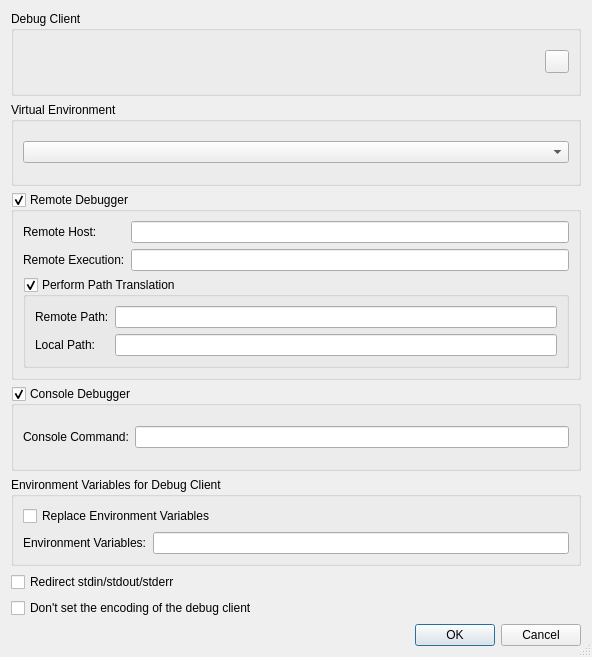
<?xml version="1.0" encoding="UTF-8"?>
<ui version="4.0">
 <class>DebuggerPropertiesDialog</class>
 <widget class="QDialog" name="DebuggerPropertiesDialog">
  <property name="geometry">
   <rect>
    <x>0</x>
    <y>0</y>
    <width>592</width>
    <height>657</height>
   </rect>
  </property>
  <property name="windowTitle">
   <string>Debugger Properties</string>
  </property>
  <property name="sizeGripEnabled">
   <bool>true</bool>
  </property>
  <layout class="QVBoxLayout" name="verticalLayout_3">
   <item>
    <widget class="QGroupBox" name="groupBox">
     <property name="title">
      <string>Debug Client</string>
     </property>
     <layout class="QHBoxLayout" name="horizontalLayout">
      <item>
       <widget class="E5ComboPathPicker" name="debugClientPicker" native="true">
        <property name="focusPolicy">
         <enum>Qt::StrongFocus</enum>
        </property>
        <property name="toolTip">
         <string>Enter the path of the Debug Client to be used.  Leave empty to use the default.</string>
        </property>
       </widget>
      </item>
      <item>
       <widget class="QToolButton" name="debugClientClearHistoryButton">
        <property name="toolTip">
         <string>Press to clear the history of entered debug clients</string>
        </property>
       </widget>
      </item>
     </layout>
    </widget>
   </item>
   <item>
    <widget class="QGroupBox" name="groupBox_2">
     <property name="title">
      <string>Virtual Environment</string>
     </property>
     <layout class="QHBoxLayout" name="horizontalLayout_2">
      <item>
       <widget class="QComboBox" name="venvComboBox">
        <property name="sizePolicy">
         <sizepolicy hsizetype="Expanding" vsizetype="Fixed">
          <horstretch>0</horstretch>
          <verstretch>0</verstretch>
         </sizepolicy>
        </property>
        <property name="toolTip">
         <string>Select the virtual environment to be used</string>
        </property>
       </widget>
      </item>
     </layout>
    </widget>
   </item>
   <item>
    <widget class="QGroupBox" name="remoteDebuggerGroup">
     <property name="toolTip">
      <string>Select, if the debugger should be run remotely</string>
     </property>
     <property name="title">
      <string>Remote Debugger</string>
     </property>
     <property name="checkable">
      <bool>true</bool>
     </property>
     <layout class="QGridLayout" name="_7">
      <item row="2" column="0" colspan="2">
       <widget class="QGroupBox" name="pathTranslationGroup">
        <property name="toolTip">
         <string>Select, if path translation for remote debugging should be done</string>
        </property>
        <property name="title">
         <string>Perform Path Translation</string>
        </property>
        <property name="checkable">
         <bool>true</bool>
        </property>
        <layout class="QGridLayout">
         <item row="1" column="0">
          <widget class="QLabel" name="textLabel2_9">
           <property name="text">
            <string>Local Path:</string>
           </property>
          </widget>
         </item>
         <item row="1" column="1">
          <widget class="QLineEdit" name="translationLocalEdit">
           <property name="toolTip">
            <string>Enter the local path</string>
           </property>
          </widget>
         </item>
         <item row="0" column="1">
          <widget class="QLineEdit" name="translationRemoteEdit">
           <property name="toolTip">
            <string>Enter the remote path</string>
           </property>
          </widget>
         </item>
         <item row="0" column="0">
          <widget class="QLabel" name="textLabel1_18">
           <property name="text">
            <string>Remote Path:</string>
           </property>
          </widget>
         </item>
        </layout>
       </widget>
      </item>
      <item row="0" column="0">
       <widget class="QLabel" name="hostLabel">
        <property name="text">
         <string>Remote Host:</string>
        </property>
       </widget>
      </item>
      <item row="1" column="1">
       <widget class="QLineEdit" name="remoteCommandEdit">
        <property name="toolTip">
         <string>Enter the remote execution command.</string>
        </property>
        <property name="whatsThis">
         <string>&lt;b&gt;Remote Execution&lt;/b&gt;
&lt;p&gt;Enter the remote execution command (e.g. ssh). This command is used to log into the remote host and execute the remote debugger.&lt;/p&gt;</string>
        </property>
       </widget>
      </item>
      <item row="1" column="0">
       <widget class="QLabel" name="execLabel">
        <property name="text">
         <string>Remote Execution:</string>
        </property>
       </widget>
      </item>
      <item row="0" column="1">
       <widget class="QLineEdit" name="remoteHostEdit">
        <property name="toolTip">
         <string>Enter the hostname of the remote machine.</string>
        </property>
        <property name="whatsThis">
         <string>&lt;b&gt;Remote Host&lt;/b&gt;
&lt;p&gt;Enter the hostname of the remote machine.&lt;/p&gt;</string>
        </property>
       </widget>
      </item>
     </layout>
    </widget>
   </item>
   <item>
    <widget class="QGroupBox" name="consoleDebuggerGroup">
     <property name="toolTip">
      <string>Select, if the debugger should be executed in a console window</string>
     </property>
     <property name="title">
      <string>Console Debugger</string>
     </property>
     <property name="checkable">
      <bool>true</bool>
     </property>
     <layout class="QHBoxLayout" name="_3">
      <item>
       <widget class="QLabel" name="textLabel1_17">
        <property name="text">
         <string>Console Command:</string>
        </property>
       </widget>
      </item>
      <item>
       <widget class="QLineEdit" name="consoleCommandEdit">
        <property name="toolTip">
         <string>Enter the console command (e.g. xterm -e)</string>
        </property>
        <property name="whatsThis">
         <string>&lt;b&gt;Console Command&lt;/b&gt;
&lt;p&gt;Enter the console command (e.g. xterm -e). This command is used to open a command window for the debugger.&lt;/p&gt;</string>
        </property>
       </widget>
      </item>
     </layout>
    </widget>
   </item>
   <item>
    <widget class="QGroupBox" name="groupBox_3">
     <property name="title">
      <string>Environment Variables for Debug Client</string>
     </property>
     <layout class="QGridLayout" name="_6">
      <item row="0" column="0" colspan="2">
       <widget class="QCheckBox" name="debugEnvironmentOverrideCheckBox">
        <property name="toolTip">
         <string>Select, if the environment of the debug client should be replaced</string>
        </property>
        <property name="text">
         <string>Replace Environment Variables</string>
        </property>
       </widget>
      </item>
      <item row="1" column="1">
       <widget class="QLineEdit" name="debugEnvironmentEdit">
        <property name="toolTip">
         <string>Enter the environment variables to be set.</string>
        </property>
        <property name="whatsThis">
         <string>&lt;b&gt;Environment Variables&lt;/b&gt;
&lt;p&gt;Enter the environment variables to be set for the debugger. The individual settings must be separated by whitespace and be given in the form 'var=value'.&lt;/p&gt;
&lt;p&gt;Example: var1=1 var2=&quot;hello world&quot;&lt;/p&gt;</string>
        </property>
       </widget>
      </item>
      <item row="1" column="0">
       <widget class="QLabel" name="textLabel1_16">
        <property name="text">
         <string>Environment Variables:</string>
        </property>
       </widget>
      </item>
     </layout>
    </widget>
   </item>
   <item>
    <widget class="QCheckBox" name="redirectCheckBox">
     <property name="toolTip">
      <string>Select to redirect stdin, stdout and stderr of the program being debugged to the eric6 IDE</string>
     </property>
     <property name="text">
      <string>Redirect stdin/stdout/stderr</string>
     </property>
    </widget>
   </item>
   <item>
    <widget class="QCheckBox" name="noEncodingCheckBox">
     <property name="toolTip">
      <string>Select to not set the debug client encoding</string>
     </property>
     <property name="text">
      <string>Don't set the encoding of the debug client</string>
     </property>
    </widget>
   </item>
   <item>
    <widget class="QDialogButtonBox" name="buttonBox">
     <property name="orientation">
      <enum>Qt::Horizontal</enum>
     </property>
     <property name="standardButtons">
      <set>QDialogButtonBox::Cancel|QDialogButtonBox::Ok</set>
     </property>
    </widget>
   </item>
  </layout>
 </widget>
 <pixmapfunction>qPixmapFromMimeSource</pixmapfunction>
 <customwidgets>
  <customwidget>
   <class>E5ComboPathPicker</class>
   <extends>QWidget</extends>
   <header>E5Gui/E5PathPicker.h</header>
   <container>1</container>
  </customwidget>
 </customwidgets>
 <tabstops>
  <tabstop>debugClientPicker</tabstop>
  <tabstop>debugClientClearHistoryButton</tabstop>
  <tabstop>venvComboBox</tabstop>
  <tabstop>remoteDebuggerGroup</tabstop>
  <tabstop>remoteHostEdit</tabstop>
  <tabstop>remoteCommandEdit</tabstop>
  <tabstop>pathTranslationGroup</tabstop>
  <tabstop>translationRemoteEdit</tabstop>
  <tabstop>translationLocalEdit</tabstop>
  <tabstop>consoleDebuggerGroup</tabstop>
  <tabstop>consoleCommandEdit</tabstop>
  <tabstop>debugEnvironmentOverrideCheckBox</tabstop>
  <tabstop>debugEnvironmentEdit</tabstop>
  <tabstop>redirectCheckBox</tabstop>
  <tabstop>noEncodingCheckBox</tabstop>
 </tabstops>
 <resources/>
 <connections>
  <connection>
   <sender>buttonBox</sender>
   <signal>accepted()</signal>
   <receiver>DebuggerPropertiesDialog</receiver>
   <slot>accept()</slot>
   <hints>
    <hint type="sourcelabel">
     <x>84</x>
     <y>493</y>
    </hint>
    <hint type="destinationlabel">
     <x>84</x>
     <y>510</y>
    </hint>
   </hints>
  </connection>
  <connection>
   <sender>buttonBox</sender>
   <signal>rejected()</signal>
   <receiver>DebuggerPropertiesDialog</receiver>
   <slot>reject()</slot>
   <hints>
    <hint type="sourcelabel">
     <x>212</x>
     <y>494</y>
    </hint>
    <hint type="destinationlabel">
     <x>212</x>
     <y>508</y>
    </hint>
   </hints>
  </connection>
 </connections>
</ui>
